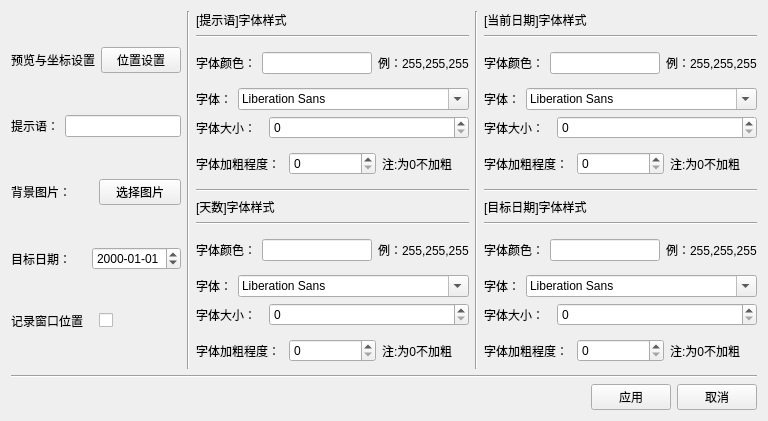
<?xml version="1.0" encoding="UTF-8"?>
<ui version="4.0">
 <class>settings</class>
 <widget class="QWidget" name="settings">
  <property name="geometry">
   <rect>
    <x>0</x>
    <y>0</y>
    <width>732</width>
    <height>421</height>
   </rect>
  </property>
  <property name="windowTitle">
   <string>settings</string>
  </property>
  <layout class="QVBoxLayout" name="verticalLayout_9">
   <item>
    <layout class="QHBoxLayout" name="horizontalLayout_21">
     <item>
      <layout class="QVBoxLayout" name="verticalLayout" stretch="0,0,0,0,0">
       <item>
        <layout class="QHBoxLayout" name="horizontalLayout_23">
         <item>
          <widget class="QLabel" name="label_33">
           <property name="text">
            <string>预览与坐标设置</string>
           </property>
          </widget>
         </item>
         <item>
          <widget class="QPushButton" name="posSettingsBtn">
           <property name="text">
            <string>位置设置</string>
           </property>
          </widget>
         </item>
        </layout>
       </item>
       <item>
        <layout class="QHBoxLayout" name="horizontalLayout_4">
         <item>
          <widget class="QLabel" name="label">
           <property name="text">
            <string>提示语：</string>
           </property>
          </widget>
         </item>
         <item>
          <widget class="QLineEdit" name="tipWord"/>
         </item>
        </layout>
       </item>
       <item>
        <layout class="QHBoxLayout" name="horizontalLayout" stretch="0,0">
         <item>
          <widget class="QLabel" name="label_4">
           <property name="text">
            <string>背景图片：</string>
           </property>
          </widget>
         </item>
         <item>
          <widget class="QPushButton" name="selectImageBtn">
           <property name="text">
            <string>选择图片</string>
           </property>
          </widget>
         </item>
        </layout>
       </item>
       <item>
        <layout class="QHBoxLayout" name="horizontalLayout_3">
         <item>
          <widget class="QLabel" name="label_2">
           <property name="text">
            <string>目标日期：</string>
           </property>
          </widget>
         </item>
         <item>
          <widget class="QDateEdit" name="targetDate">
           <property name="displayFormat">
            <string>yyyy-MM-dd</string>
           </property>
          </widget>
         </item>
        </layout>
       </item>
       <item>
        <layout class="QHBoxLayout" name="horizontalLayout_2">
         <item>
          <widget class="QLabel" name="label_3">
           <property name="text">
            <string>记录窗口位置</string>
           </property>
          </widget>
         </item>
         <item>
          <widget class="QCheckBox" name="isRecPosition">
           <property name="text">
            <string/>
           </property>
          </widget>
         </item>
        </layout>
       </item>
      </layout>
     </item>
     <item>
      <widget class="Line" name="line">
       <property name="orientation">
        <enum>Qt::Vertical</enum>
       </property>
      </widget>
     </item>
     <item>
      <layout class="QVBoxLayout" name="verticalLayout_8" stretch="1,0,10,0,1,0,10">
       <item>
        <widget class="QLabel" name="label_32">
         <property name="text">
          <string>[提示语]字体样式</string>
         </property>
        </widget>
       </item>
       <item>
        <widget class="Line" name="line_6">
         <property name="orientation">
          <enum>Qt::Horizontal</enum>
         </property>
        </widget>
       </item>
       <item>
        <layout class="QVBoxLayout" name="verticalLayout_4">
         <item>
          <layout class="QHBoxLayout" name="horizontalLayout_13">
           <item>
            <widget class="QLabel" name="label_18">
             <property name="text">
              <string>字体颜色：</string>
             </property>
            </widget>
           </item>
           <item>
            <widget class="QLineEdit" name="tipFontColor"/>
           </item>
           <item>
            <widget class="QLabel" name="label_19">
             <property name="text">
              <string>例：255,255,255</string>
             </property>
            </widget>
           </item>
          </layout>
         </item>
         <item>
          <layout class="QHBoxLayout" name="horizontalLayout_14" stretch="1,3">
           <item>
            <widget class="QLabel" name="label_20">
             <property name="text">
              <string>字体：</string>
             </property>
            </widget>
           </item>
           <item>
            <widget class="QFontComboBox" name="tipFontStyle"/>
           </item>
          </layout>
         </item>
         <item>
          <layout class="QHBoxLayout" name="horizontalLayout_15" stretch="1,3">
           <item>
            <widget class="QLabel" name="label_21">
             <property name="text">
              <string>字体大小：</string>
             </property>
            </widget>
           </item>
           <item>
            <widget class="QSpinBox" name="tipFontSize"/>
           </item>
          </layout>
         </item>
         <item>
          <layout class="QHBoxLayout" name="horizontalLayout_16">
           <item>
            <widget class="QLabel" name="label_22">
             <property name="text">
              <string>字体加粗程度：</string>
             </property>
            </widget>
           </item>
           <item>
            <widget class="QSpinBox" name="tipFontBoldLevel"/>
           </item>
           <item>
            <widget class="QLabel" name="label_23">
             <property name="text">
              <string>注:为0不加粗</string>
             </property>
            </widget>
           </item>
          </layout>
         </item>
        </layout>
       </item>
       <item>
        <widget class="Line" name="line_3">
         <property name="orientation">
          <enum>Qt::Horizontal</enum>
         </property>
        </widget>
       </item>
       <item>
        <widget class="QLabel" name="label_31">
         <property name="text">
          <string>[天数]字体样式</string>
         </property>
        </widget>
       </item>
       <item>
        <widget class="Line" name="line_8">
         <property name="orientation">
          <enum>Qt::Horizontal</enum>
         </property>
        </widget>
       </item>
       <item>
        <layout class="QVBoxLayout" name="verticalLayout_5">
         <item>
          <layout class="QHBoxLayout" name="horizontalLayout_17">
           <item>
            <widget class="QLabel" name="label_24">
             <property name="text">
              <string>字体颜色：</string>
             </property>
            </widget>
           </item>
           <item>
            <widget class="QLineEdit" name="dayFontColor"/>
           </item>
           <item>
            <widget class="QLabel" name="label_25">
             <property name="text">
              <string>例：255,255,255</string>
             </property>
            </widget>
           </item>
          </layout>
         </item>
         <item>
          <layout class="QHBoxLayout" name="horizontalLayout_18" stretch="1,3">
           <item>
            <widget class="QLabel" name="label_26">
             <property name="text">
              <string>字体：</string>
             </property>
            </widget>
           </item>
           <item>
            <widget class="QFontComboBox" name="dayFontStyle"/>
           </item>
          </layout>
         </item>
         <item>
          <layout class="QHBoxLayout" name="horizontalLayout_19" stretch="1,3">
           <item>
            <widget class="QLabel" name="label_27">
             <property name="text">
              <string>字体大小：</string>
             </property>
            </widget>
           </item>
           <item>
            <widget class="QSpinBox" name="dayFontSize"/>
           </item>
          </layout>
         </item>
         <item>
          <layout class="QHBoxLayout" name="horizontalLayout_20">
           <item>
            <widget class="QLabel" name="label_28">
             <property name="text">
              <string>字体加粗程度：</string>
             </property>
            </widget>
           </item>
           <item>
            <widget class="QSpinBox" name="dayFontBoldLevel"/>
           </item>
           <item>
            <widget class="QLabel" name="label_29">
             <property name="text">
              <string>注:为0不加粗</string>
             </property>
            </widget>
           </item>
          </layout>
         </item>
        </layout>
       </item>
      </layout>
     </item>
     <item>
      <widget class="Line" name="line_10">
       <property name="orientation">
        <enum>Qt::Vertical</enum>
       </property>
      </widget>
     </item>
     <item>
      <layout class="QVBoxLayout" name="verticalLayout_6" stretch="1,0,10,0,1,0,10">
       <item>
        <widget class="QLabel" name="label_5">
         <property name="text">
          <string>[当前日期]字体样式</string>
         </property>
        </widget>
       </item>
       <item>
        <widget class="Line" name="line_5">
         <property name="orientation">
          <enum>Qt::Horizontal</enum>
         </property>
        </widget>
       </item>
       <item>
        <layout class="QVBoxLayout" name="verticalLayout_2">
         <item>
          <layout class="QHBoxLayout" name="horizontalLayout_8">
           <item>
            <widget class="QLabel" name="label_6">
             <property name="text">
              <string>字体颜色：</string>
             </property>
            </widget>
           </item>
           <item>
            <widget class="QLineEdit" name="curDayFontColor"/>
           </item>
           <item>
            <widget class="QLabel" name="label_11">
             <property name="text">
              <string>例：255,255,255</string>
             </property>
            </widget>
           </item>
          </layout>
         </item>
         <item>
          <layout class="QHBoxLayout" name="horizontalLayout_6" stretch="1,3">
           <item>
            <widget class="QLabel" name="label_7">
             <property name="text">
              <string>字体：</string>
             </property>
            </widget>
           </item>
           <item>
            <widget class="QFontComboBox" name="curDayFontStyle"/>
           </item>
          </layout>
         </item>
         <item>
          <layout class="QHBoxLayout" name="horizontalLayout_7" stretch="1,3">
           <item>
            <widget class="QLabel" name="label_9">
             <property name="text">
              <string>字体大小：</string>
             </property>
            </widget>
           </item>
           <item>
            <widget class="QSpinBox" name="curDayFontSize"/>
           </item>
          </layout>
         </item>
         <item>
          <layout class="QHBoxLayout" name="horizontalLayout_5">
           <item>
            <widget class="QLabel" name="label_8">
             <property name="text">
              <string>字体加粗程度：</string>
             </property>
            </widget>
           </item>
           <item>
            <widget class="QSpinBox" name="curDayFontBoldLevel"/>
           </item>
           <item>
            <widget class="QLabel" name="label_10">
             <property name="text">
              <string>注:为0不加粗</string>
             </property>
            </widget>
           </item>
          </layout>
         </item>
        </layout>
       </item>
       <item>
        <widget class="Line" name="line_2">
         <property name="orientation">
          <enum>Qt::Horizontal</enum>
         </property>
        </widget>
       </item>
       <item>
        <widget class="QLabel" name="label_30">
         <property name="text">
          <string>[目标日期]字体样式</string>
         </property>
        </widget>
       </item>
       <item>
        <widget class="Line" name="line_7">
         <property name="orientation">
          <enum>Qt::Horizontal</enum>
         </property>
        </widget>
       </item>
       <item>
        <layout class="QVBoxLayout" name="verticalLayout_3">
         <item>
          <layout class="QHBoxLayout" name="horizontalLayout_9">
           <item>
            <widget class="QLabel" name="label_12">
             <property name="text">
              <string>字体颜色：</string>
             </property>
            </widget>
           </item>
           <item>
            <widget class="QLineEdit" name="tarDayFontColor"/>
           </item>
           <item>
            <widget class="QLabel" name="label_13">
             <property name="text">
              <string>例：255,255,255</string>
             </property>
            </widget>
           </item>
          </layout>
         </item>
         <item>
          <layout class="QHBoxLayout" name="horizontalLayout_10" stretch="1,3">
           <item>
            <widget class="QLabel" name="label_14">
             <property name="text">
              <string>字体：</string>
             </property>
            </widget>
           </item>
           <item>
            <widget class="QFontComboBox" name="tarDayFontStyle"/>
           </item>
          </layout>
         </item>
         <item>
          <layout class="QHBoxLayout" name="horizontalLayout_11" stretch="1,3">
           <item>
            <widget class="QLabel" name="label_15">
             <property name="text">
              <string>字体大小：</string>
             </property>
            </widget>
           </item>
           <item>
            <widget class="QSpinBox" name="tarDayFontSize"/>
           </item>
          </layout>
         </item>
         <item>
          <layout class="QHBoxLayout" name="horizontalLayout_12">
           <item>
            <widget class="QLabel" name="label_16">
             <property name="text">
              <string>字体加粗程度：</string>
             </property>
            </widget>
           </item>
           <item>
            <widget class="QSpinBox" name="tarDayFontBoldLevel"/>
           </item>
           <item>
            <widget class="QLabel" name="label_17">
             <property name="text">
              <string>注:为0不加粗</string>
             </property>
            </widget>
           </item>
          </layout>
         </item>
        </layout>
       </item>
      </layout>
     </item>
    </layout>
   </item>
   <item>
    <widget class="Line" name="line_9">
     <property name="orientation">
      <enum>Qt::Horizontal</enum>
     </property>
    </widget>
   </item>
   <item>
    <layout class="QHBoxLayout" name="horizontalLayout_22">
     <item>
      <spacer name="horizontalSpacer">
       <property name="orientation">
        <enum>Qt::Horizontal</enum>
       </property>
       <property name="sizeHint" stdset="0">
        <size>
         <width>40</width>
         <height>20</height>
        </size>
       </property>
      </spacer>
     </item>
     <item>
      <widget class="QPushButton" name="applyBtn">
       <property name="text">
        <string>应用</string>
       </property>
      </widget>
     </item>
     <item>
      <widget class="QPushButton" name="cancelBtn">
       <property name="enabled">
        <bool>true</bool>
       </property>
       <property name="text">
        <string>取消</string>
       </property>
      </widget>
     </item>
    </layout>
   </item>
  </layout>
 </widget>
 <layoutdefault spacing="6" margin="11"/>
 <resources/>
 <connections/>
</ui>
